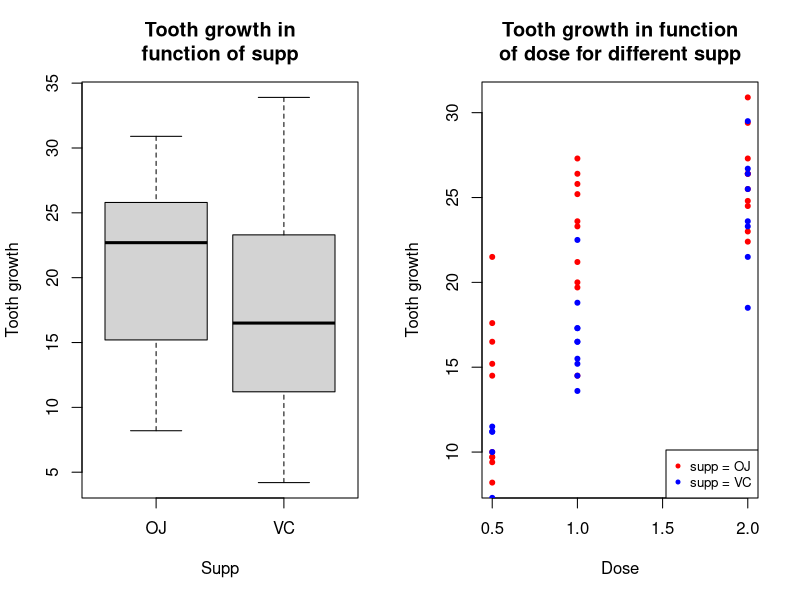

Generate this figure with R: (Note: this script raises an error after producing the figure.)
## ---- chunk 1
library(datasets)
data("ToothGrowth")

summary(ToothGrowth)
## ---- chunk 2
table(ToothGrowth$dose, ToothGrowth$supp)
## ---- chunk 3
# Exploratory graphs
par(mfrow = c(1,2))

# Tooth growth in function of supp
plot(ToothGrowth$len ~ ToothGrowth$supp,
     main = "Tooth growth in\nfunction of supp",
     xlab = "Supp",
     ylab = "Tooth growth")

# Tooth growth in function of dose for different supp
plot(ToothGrowth$len[ToothGrowth$supp=="OJ"] ~ ToothGrowth$dose[ToothGrowth$supp=="OJ"],
     col = "red",
     pch = 20,
     main = "Tooth growth in function\nof dose for different supp",
     xlab = "Dose",
     ylab = "Tooth growth")
points(ToothGrowth$len[ToothGrowth$supp=="VC"] ~ ToothGrowth$dose[ToothGrowth$supp=="VC"],
       col = "blue",
       pch = 20)
legend("bottomright",
       legend = c("supp = OJ", "supp = VC"),
       pch = 20,
       col = c("red", "blue"),
       cex = 0.8)
## ---- chunk 4
t.test(len ~ supp, 
       paired = FALSE, 
       var.equal = FALSE, 
       data = ToothGrowth)$p.value
## ---- chunk 5
t.test(len ~ dose, 
       paired = FALSE, 
       var.equal = TRUE, 
       data = ToothGrowth[ToothGrowth$dose != 1,])$p.value

t.test(len ~ dose, 
       paired = FALSE, 
       var.equal = TRUE, 
       data = ToothGrowth[ToothGrowth$dose != 1,])$conf[1:2]
## ---- chunk 6
t.test(len ~ supp, 
       paired = FALSE, 
       var.equal = TRUE, 
       data = ToothGrowth[ToothGrowth$dose == 1,])$p.value

t.test(len ~ supp, 
       paired = FALSE, 
       var.equal = TRUE, 
       data = ToothGrowth[ToothGrowth$dose == 1,])$conf[1:2]
